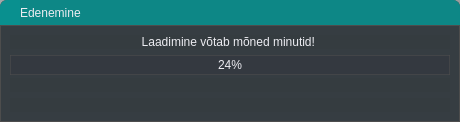
<?xml version="1.0" encoding="UTF-8"?>
<ui version="4.0">
 <class>Edenemine</class>
 <widget class="QWidget" name="Edenemine">
  <property name="geometry">
   <rect>
    <x>0</x>
    <y>0</y>
    <width>460</width>
    <height>122</height>
   </rect>
  </property>
  <property name="sizePolicy">
   <sizepolicy hsizetype="Fixed" vsizetype="Fixed">
    <horstretch>0</horstretch>
    <verstretch>0</verstretch>
   </sizepolicy>
  </property>
  <property name="minimumSize">
   <size>
    <width>0</width>
    <height>100</height>
   </size>
  </property>
  <property name="maximumSize">
   <size>
    <width>460</width>
    <height>125</height>
   </size>
  </property>
  <property name="windowTitle">
   <string>Laen kinnistuid</string>
  </property>
  <property name="styleSheet">
   <string notr="true">
/* ====================================================== */
/* 🎨 Global Theme - Base Colors, Background &amp; Typography */
/* ====================================================== */
/* 🎨 Global Theme - Base Colors, Background &amp; Typography */
/* ====================================================== */
* {
    border: transparent;
    background-color: #1d252b; /* Updated background */
    padding: 0;
    margin: 0;
    color: #ececf1; /* Brighter default text */
}


#Edenemine {
    border: 1px solid #4d4d4d;
	border-top-left-radius: 7px;     /* Rounded top-left corner */
    border-top-right-radius: 7px;    /* Rounded top-right corner */
    border-right-radius: 7px;        /* No rounding on right side */
    border-left-radius: 7px;    
	background-color: rgba(29, 37, 43, 0.4);  /* 10% transparency */
}




/* ====================================== */
/* 📈 QProgressBar - Matches Theme Style  */
/* ====================================== */

QProgressBar {
    background-color: rgba(46, 47, 56, 0.3); /* Semi-transparent base */
    border: 1px solid rgba(77, 77, 77, 0.6); /* Soft border */
    text-align: center;
    padding: 2px;
}

/* Chunk (progress fill) with animated-like feel */
QProgressBar::chunk {
    background-color: qlineargradient(
        x1: 0, y1: 0, x2: 1, y2: 0,
        stop: 0 rgba(9, 144, 143, 200),
        stop: 1 rgba(46, 47, 56, 180)
    );
    border-radius: 4px;
}

/* Indeterminate progress bar style */
QProgressBar[minimum=&quot;0&quot;][maximum=&quot;0&quot;] {
    background-color: rgba(46, 47, 56, 0.3);
    border: 1px dashed rgba(120, 120, 130, 0.4);
}

/* Chunk while loading (indeterminate) */
QProgressBar[minimum=&quot;0&quot;][maximum=&quot;0&quot;]::chunk {
    background-color: qradialgradient(
        cx: 0.5, cy: 0.5, radius: 0.8,
        fx: 0.5, fy: 0.5,
        stop: 0 rgba(9, 144, 143, 255),
        stop: 1 rgba(46, 47, 56, 180)
    );
}


 QLabel {
    background-color: rgba(46, 47, 56, 0.1);  /* 🟩 holder */
	border: None
}

QLineEdit, QTextEdit, QComboBox {
    background-color: rgba(29, 37, 43, 0.45);  /* 🟨 input */
	border: None;

}

QPushButton {
    background-color: rgba(9, 144, 143, 1.0);  /* 🟦 button */
}


#dragFrame  {
	border-top-left-radius: 7px;     /* Rounded top-left corner */
    border-top-right-radius: 7px;    /* Rounded top-right corner */
    border-right-radius: 0px;        /* No rounding on right side */
    border-left-radius: 0px;    
    background-color: rgba(9, 144, 143, 1.0); 
    cursor: move;
}




#frame{
	background-color: rgba(29, 37, 43, 0.7);  /* 10% transparency */	
    border: 1px solid #4d4d4d;	
	border-top-left-radius: 0px;     /* Rounded top-left corner */
    border-top-right-radius: 0px;    /* Rounded top-right corner */
    border-right-radius: 7px;        /* No rounding on right side */
    border-left-radius: 7px;    
}</string>
  </property>
  <layout class="QVBoxLayout" name="verticalLayout_2">
   <property name="spacing">
    <number>0</number>
   </property>
   <property name="leftMargin">
    <number>0</number>
   </property>
   <property name="topMargin">
    <number>0</number>
   </property>
   <property name="rightMargin">
    <number>0</number>
   </property>
   <property name="bottomMargin">
    <number>0</number>
   </property>
   <item>
    <widget class="QFrame" name="dragFrame">
     <property name="minimumSize">
      <size>
       <width>0</width>
       <height>25</height>
      </size>
     </property>
     <property name="maximumSize">
      <size>
       <width>1000000</width>
       <height>25</height>
      </size>
     </property>
     <property name="frameShape">
      <enum>QFrame::StyledPanel</enum>
     </property>
     <property name="frameShadow">
      <enum>QFrame::Raised</enum>
     </property>
     <layout class="QHBoxLayout" name="horizontalLayout">
      <property name="spacing">
       <number>0</number>
      </property>
      <property name="leftMargin">
       <number>20</number>
      </property>
      <property name="topMargin">
       <number>0</number>
      </property>
      <property name="rightMargin">
       <number>0</number>
      </property>
      <property name="bottomMargin">
       <number>0</number>
      </property>
      <item>
       <widget class="QLabel" name="lblTitle">
        <property name="text">
         <string>Edenemine</string>
        </property>
       </widget>
      </item>
     </layout>
    </widget>
   </item>
   <item>
    <widget class="QFrame" name="frame">
     <property name="frameShape">
      <enum>QFrame::StyledPanel</enum>
     </property>
     <property name="frameShadow">
      <enum>QFrame::Raised</enum>
     </property>
     <layout class="QVBoxLayout" name="verticalLayout">
      <item>
       <widget class="QLabel" name="lblMain">
        <property name="maximumSize">
         <size>
          <width>450</width>
          <height>16777215</height>
         </size>
        </property>
        <property name="text">
         <string>Laadimine võtab mõned minutid! </string>
        </property>
        <property name="alignment">
         <set>Qt::AlignCenter</set>
        </property>
       </widget>
      </item>
      <item>
       <widget class="QProgressBar" name="bar">
        <property name="minimumSize">
         <size>
          <width>0</width>
          <height>20</height>
         </size>
        </property>
        <property name="maximumSize">
         <size>
          <width>450</width>
          <height>20</height>
         </size>
        </property>
        <property name="value">
         <number>24</number>
        </property>
       </widget>
      </item>
      <item>
       <widget class="QLabel" name="text_2">
        <property name="maximumSize">
         <size>
          <width>450</width>
          <height>16777215</height>
         </size>
        </property>
        <property name="frameShadow">
         <enum>QFrame::Plain</enum>
        </property>
        <property name="text">
         <string/>
        </property>
        <property name="alignment">
         <set>Qt::AlignCenter</set>
        </property>
       </widget>
      </item>
      <item>
       <widget class="QLabel" name="text_1">
        <property name="sizePolicy">
         <sizepolicy hsizetype="Fixed" vsizetype="Fixed">
          <horstretch>0</horstretch>
          <verstretch>0</verstretch>
         </sizepolicy>
        </property>
        <property name="minimumSize">
         <size>
          <width>200</width>
          <height>0</height>
         </size>
        </property>
        <property name="maximumSize">
         <size>
          <width>450</width>
          <height>16777215</height>
         </size>
        </property>
        <property name="text">
         <string/>
        </property>
        <property name="alignment">
         <set>Qt::AlignCenter</set>
        </property>
       </widget>
      </item>
     </layout>
    </widget>
   </item>
  </layout>
 </widget>
 <resources/>
 <connections/>
</ui>
